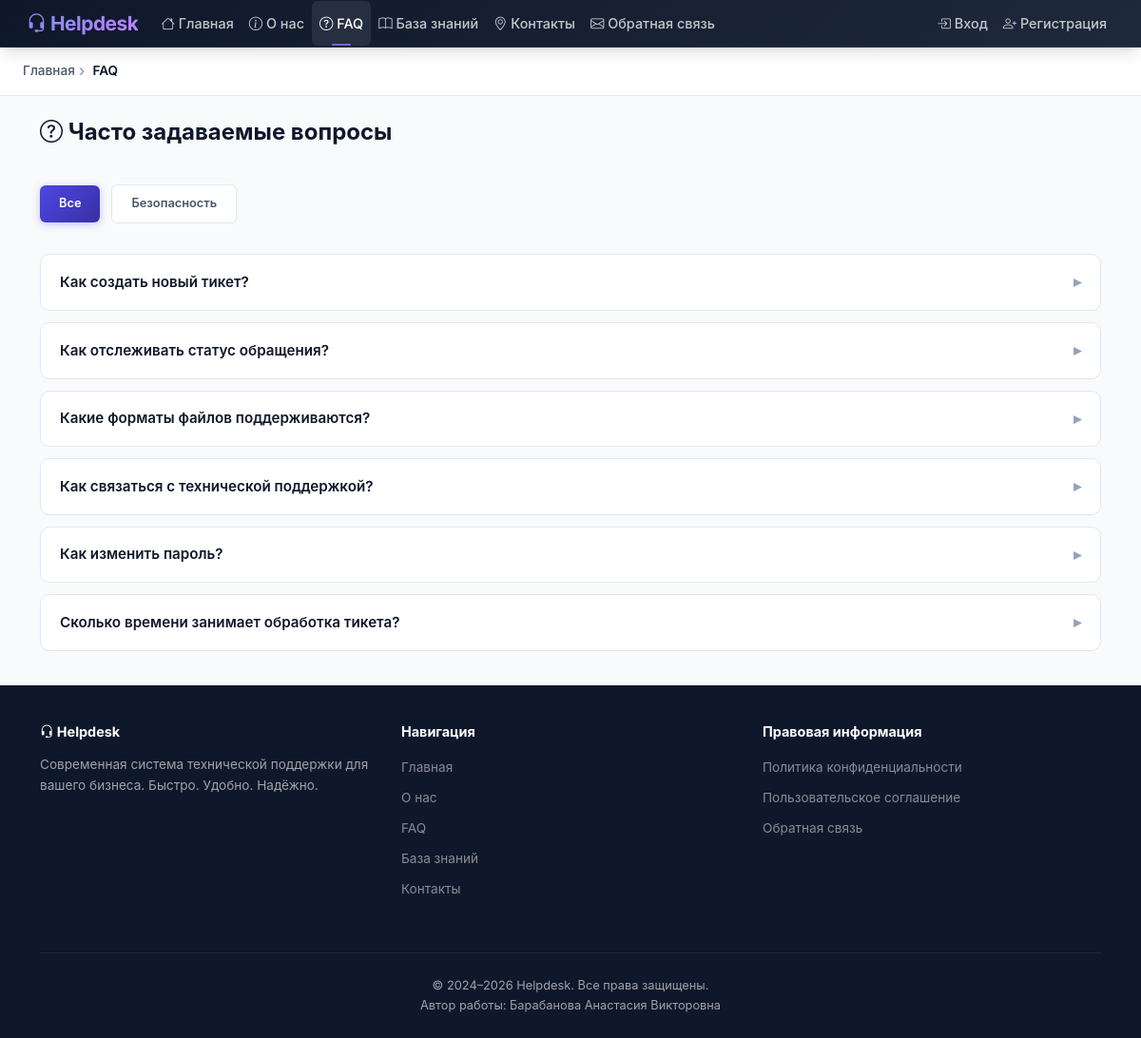
Screenshot of /faq/ with the database file from the repository.
### helpdesk/models.py (models this page shows, shortened)
class TicketCategory(models.Model):
    name = models.CharField(
        max_length=150,
        unique=True,
        verbose_name='Название категории',
    )
    slug = models.SlugField(
        max_length=150,
        unique=True,
        verbose_name='URL-псевдоним',
        help_text='Латинский идентификатор для URL (заполняется автоматически).',
    )
    description = models.TextField(
        blank=True,
        default='',
        verbose_name='Описание',
    )
    is_active = models.BooleanField(
        default=True,
        verbose_name='Активна',
    )
    class Meta:
        verbose_name = 'Категория тикета'
        verbose_name_plural = 'Категории тикетов'
        ordering = ['name']

class FAQArticle(models.Model):
    question = models.CharField(
        max_length=500,
        verbose_name='Вопрос',
    )
    answer = models.TextField(
        verbose_name='Ответ',
    )
    category = models.ForeignKey(
        TicketCategory,
        on_delete=models.SET_NULL,
        null=True,
        blank=True,
        related_name='faq_articles',
        verbose_name='Категория',
        help_text='Категория, к которой относится вопрос.',
    )
    author = models.ForeignKey(
        User,
        on_delete=models.SET_NULL,
        null=True,
        blank=True,
        related_name='faq_articles',
        verbose_name='Автор',
    )
    is_published = models.BooleanField(
        default=True,
        verbose_name='Опубликована',
    )
    order = models.PositiveSmallIntegerField(
        default=0,
        verbose_name='Порядок сортировки',
    )
    created_at = models.DateTimeField(
        auto_now_add=True,
        verbose_name='Дата создания',
    )
    updated_at = models.DateTimeField(
        auto_now=True,
        verbose_name='Дата обновления',
    )
    class Meta:
        verbose_name = 'Статья FAQ'
        verbose_name_plural = 'Статьи FAQ'
        ordering = ['order', '-created_at']

### helpdesk/views.py (the view)
# urls.py: path('faq/', views.faq_view, name='faq'),
def faq_view(request):
    articles = FAQArticle.objects.filter(is_published=True).select_related('category')
    category_slug = request.GET.get('category')
    if category_slug:
        articles = articles.filter(category__slug=category_slug)
    categories = TicketCategory.objects.filter(
        is_active=True,
        faq_articles__is_published=True,
    ).distinct()
    context = {
        'articles': articles,
        'categories': categories,
        'current_category': category_slug,
        'breadcrumbs': [('Главная', '/'), ('FAQ', None)],
    }
    return render(request, 'public/faq.html', context)

### helpdesk/templatetags/helpdesk_tags.py (called while the page is built)
@register.simple_tag
def active_link(request, url_name, *args):
    from django.urls import reverse
    try:
        url = reverse(url_name, args=args)
        if request.path == url:
            return 'active'
    except Exception:
        pass
    return ''

### templates/public/faq.html (shortened to what this page needs)
{% extends 'base.html' %}
{% block content %}
<div class="container py-4 fade-in">
    <h1 class="page-title">
        <span><i class="bi bi-question-circle"></i> Часто задаваемые вопросы</span>
    </h1>
    {% if categories %}
    <div class="filter-bar">
        <a href="{% url 'faq' %}" class="btn-helpdesk {% if not current_category %}btn-primary-helpdesk{% else %}btn-secondary-helpdesk{% endif %}" style="font-size:0.8rem;">
            Все
        </a>
        {% for cat in categories %}
        <a href="{% url 'faq' %}?category={{ cat.slug }}"
           class="btn-helpdesk {% if current_category == cat.slug %}btn-primary-helpdesk{% else %}btn-secondary-helpdesk{% endif %}" style="font-size:0.8rem;">
            {{ cat.name }}
        </a>
        {% endfor %}
    </div>
    {% endif %}
    {% if articles %}
        {% for article in articles %}
        <div class="faq-item">
            <div class="faq-question">
                <span>{{ article.question }}</span>
            </div>
        </div>
        {% endfor %}
    {% endif %}
</div>
{% endblock %}

### static/css/style.css (style rules this page uses)
:root { --primary: #4f46e5; --primary-light: #6366f1; --primary-dark: #3730a3; --secondary: #0ea5e9; --accent: #8b5cf6; --success: #10b981; --warning: #f59e0b; --danger: #ef4444; --info: #06b6d4; --gray-50: #f8fafc; --gray-100: #f1f5f9; --gray-200: #e2e8f0; --gray-300: #cbd5e1; --gray-400: #94a3b8; --gray-500: #64748b; --gray-600: #475569; --gray-700: #334155; --gray-800: #1e293b; --gray-900: #0f172a; --bg-primary: #f8fafc; --bg-card: #ffffff; --bg-sidebar: linear-gradient(180deg, #1e293b 0%, #0f172a 100%); --text-primary: #0f172a; --text-secondary: #475569; --text-muted: #94a3b8; --border-color: #e2e8f0; --shadow-sm: 0 1px 2px rgba(0, 0, 0, 0.05); --shadow-md: 0 4px 6px -1px rgba(0, 0, 0, 0.1), 0 2px 4px -2px rgba(0, 0, 0, 0.1); --shadow-lg: 0 10px 15px -3px rgba(0, 0, 0, 0.1), 0 4px 6px -4px rgba(0, 0, 0, 0.1); --shadow-xl: 0 20px 25px -5px rgba(0, 0, 0, 0.1), 0 8px 10px -6px rgba(0, 0, 0, 0.1); --shadow-glow: 0 0 20px rgba(79, 70, 229, 0.15); --radius-sm: 6px; --radius-md: 10px; --radius-lg: 16px; --radius-xl: 24px; --transition: all 0.2s cubic-bezier(0.4, 0, 0.2, 1); --transition-slow: all 0.3s cubic-bezier(0.4, 0, 0.2, 1); }
* { margin: 0; padding: 0; box-sizing: border-box; }
body { font-family: 'Inter', -apple-system, BlinkMacSystemFont, 'Segoe UI', sans-serif; background-color: var(--bg-primary); color: var(--text-primary); line-height: 1.6; min-height: 100vh; display: flex; flex-direction: column; }
a { color: var(--primary); text-decoration: none; transition: var(--transition); }
.btn-helpdesk { display: inline-flex; align-items: center; gap: 0.5rem; padding: 0.6rem 1.25rem; font-size: 0.875rem; font-weight: 600; border: none; border-radius: var(--radius-sm); cursor: pointer; transition: var(--transition); text-decoration: none; }
.btn-primary-helpdesk { background: linear-gradient(135deg, var(--primary), var(--primary-dark)); color: #ffffff; box-shadow: 0 2px 8px rgba(79, 70, 229, 0.3); }
.btn-secondary-helpdesk { background: var(--bg-card); color: var(--text-secondary); border: 1px solid var(--border-color); }
.faq-item { background: var(--bg-card); border: 1px solid var(--border-color); border-radius: var(--radius-md); margin-bottom: 0.75rem; overflow: hidden; transition: var(--transition-slow); }
.faq-question { padding: 1rem 1.25rem; cursor: pointer; display: flex; align-items: center; justify-content: space-between; font-weight: 600; font-size: 0.95rem; color: var(--text-primary); user-select: none; }
.faq-question::after { content: '▸'; font-size: 1rem; color: var(--text-muted); transition: var(--transition); flex-shrink: 0; margin-left: 1rem; }
.filter-bar { display: flex; align-items: center; gap: 0.75rem; flex-wrap: wrap; padding: 1rem 0; margin-bottom: 1rem; }
.fade-in { animation: fadeIn 0.4s ease; }
.page-title { font-size: 1.5rem; font-weight: 700; color: var(--text-primary); margin-bottom: 1.5rem; display: flex; align-items: center; justify-content: space-between; flex-wrap: wrap; gap: 1rem; }

### rows the page displays
TicketCategory: name "Безопасность"
FAQArticle: question "Как создать новый тикет?"
FAQArticle: question "Как отслеживать статус обращения?"
FAQArticle: question "Какие форматы файлов поддерживаются?"
FAQArticle: question "Как связаться с технической поддержкой?"
FAQArticle: question "Как изменить пароль?"
FAQArticle: question "Сколько времени занимает обработка тикета?"

### other values shown
{{ label }} "Главная"
{{ label }} "FAQ"
